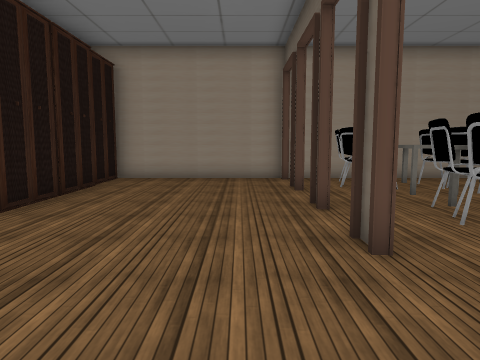
[1] (above)

15 first-person views from a walk through a scene from a Unity 3-D project. The camera is 1.4 m above the floor, tilts 6° down and sees 70° across. The floor is counted in squares, 1.12 m on a side. Each view is taken from the middle of a square. On the plan, view 1 faces up. The plan holds only what a view shows up to about 14 squares ahead; the rest is blank. The place goes on beyond the plan. The player is left out. Door leaves are left out, so doorways stand open. Some surface patterns are stand-ins.

[2]
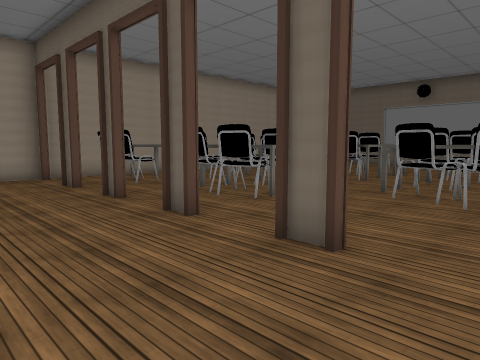

[3]
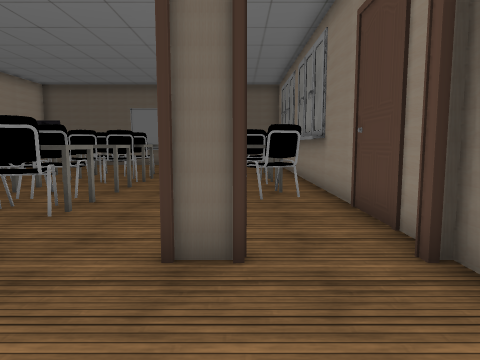

[4]
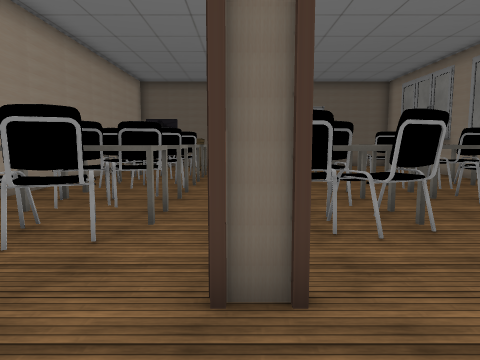

[5]
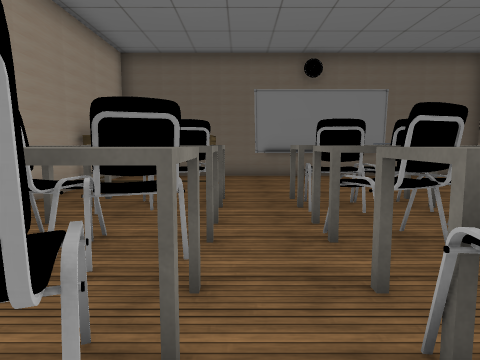

[6]
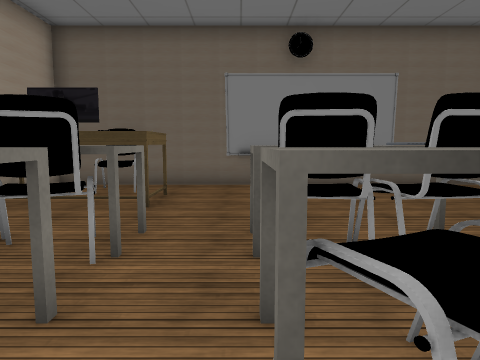

[7]
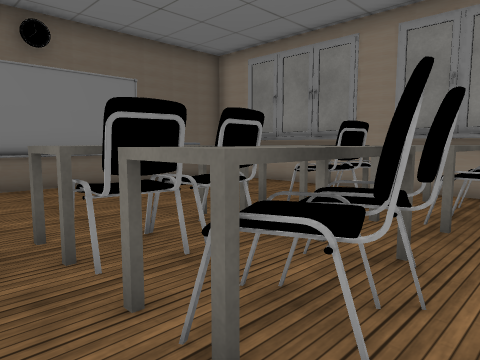

[8]
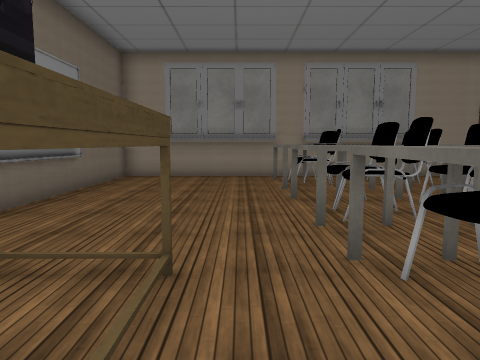

[9]
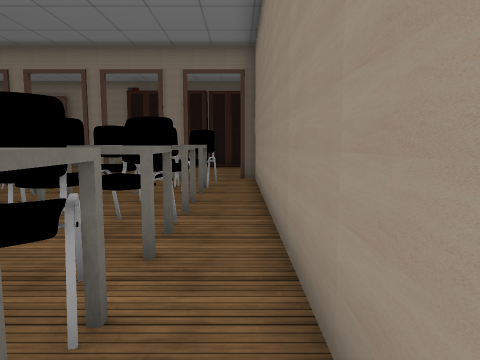

[10]
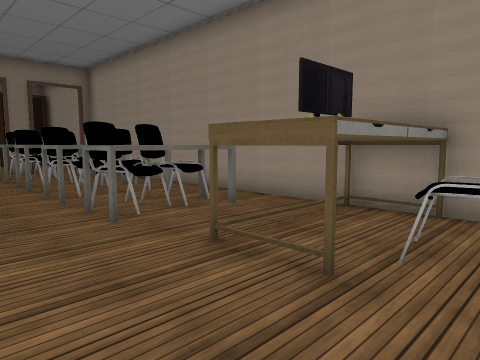

[11]
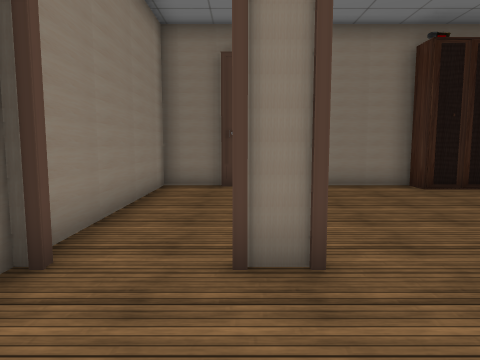

[12]
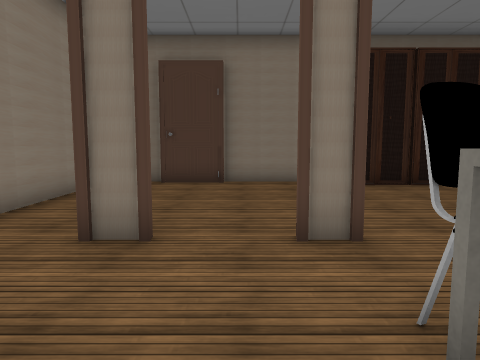

[13]
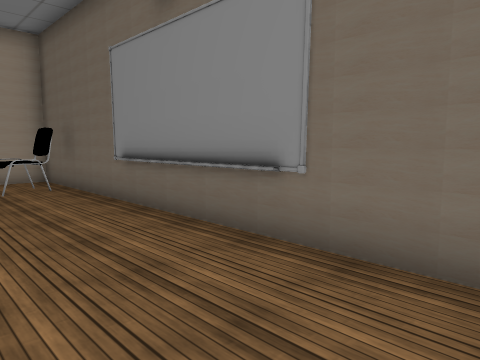

[14]
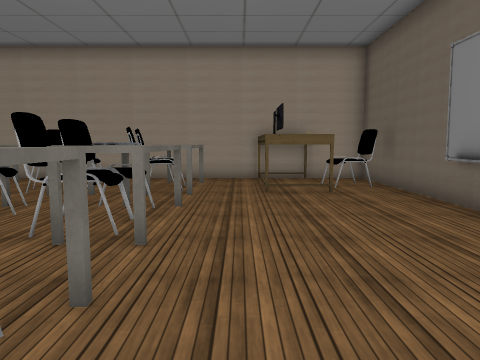

[15]
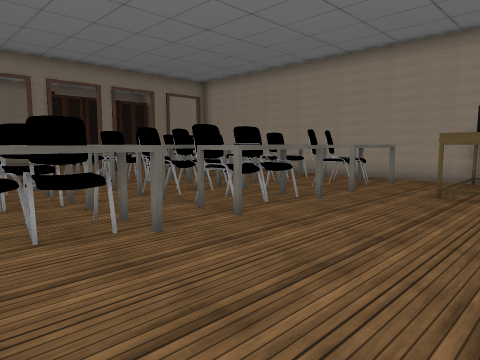

### Floor plan
Key: @ floor where view 1 was taken; # wall or solid block; . floor; D open door; ^ raised ledge; O other object.
Columns run from 6 left of view 1 to 19 right of it. Each row starts with its distance up from view 1.
 13  #########################
 12  #......D............OO. #
 11  #......DOO^OOOO^.O^.OOOO#
 10  #......DOO^OOOO^OO^.OOOO#
  9  #......DOO^OOOO^OO^.OO..#
  8  #......D................#
  7  #......#..^OO..^.O......#
  6 ##......D.O^OO^O^OO^.....#
  5 #.......D.O^OO^O^OO^.....#
  4 #.......#..^.^..^.^......#
  3 #.......D................#
  2 ##......D...OOOO^OO^.....#
  1 ##......D...OOOO^OO^.....#
  0 #.....@.D...OOOO^OO^.....#
 -1 #......#D##...##########.#
 -2 ########  #####        ###

Positions as (right, up) in squares from view 1, and headings:
1: (0, 0), facing up
2: (-2, -1), facing up-right
3: (-2, 1), facing right
4: (-1, 7), facing right
5: (5, 8), facing right
6: (8, 7), facing right
7: (8, 8), facing down-right
8: (14, 12), facing down
9: (14, 12), facing left
10: (18, 6), facing up-left
11: (5, 1), facing left
12: (6, 3), facing left
13: (15, 0), facing up-right
14: (14, 0), facing up
15: (17, 0), facing up-left
